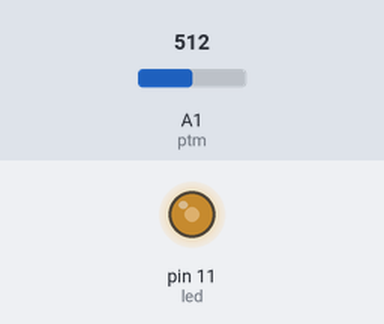
This sketch was run on a simulated Arduino Uno, built with avr-gcc and run on an emulated ATmega328P. Parts: output pins drawn as LEDs (lit = HIGH). The test bench sets the inputs (shaded band); at power-on: A1 (ptm) = 512.

Above: at 1.2 s.
1.3 s: A1 (ptm) set to 716
At 1.8 s:
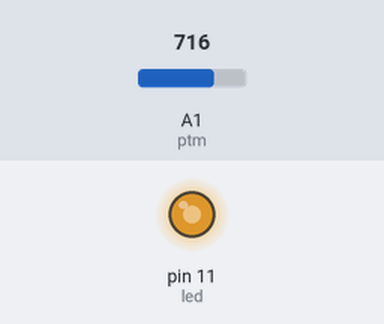
2.8 s: A1 (ptm) set to 900
At 4.0 s:
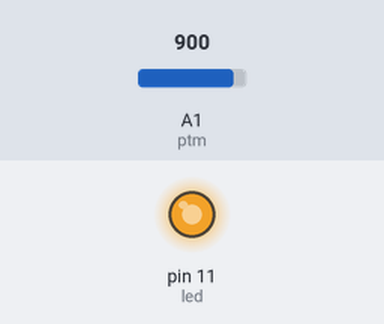
4.3 s: A1 (ptm) set to 122
At 5.4 s:
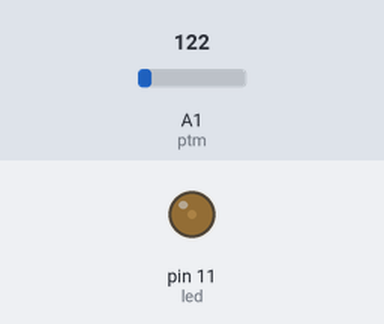
5.8 s: A1 (ptm) set to 0
At 6.6 s:
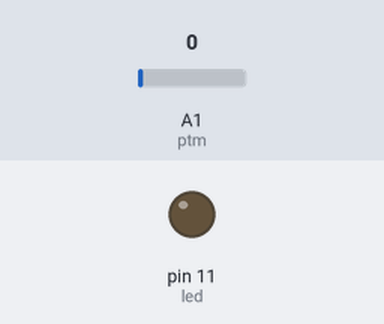
Timing chart, 0 to 8.3 s (numbered marks = the images above; inputs shaded):
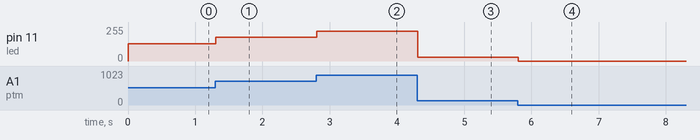

The sketch:

ardu.ino
```cpp
// input
int ptm = A1; // Potentiometer; its output goes from 0 up to 1023

// output
int led = 11;

// utils
int factor = 4.012; // since ptm range is 0:1023 whilst led range is 0:255

void setup() {
  Serial.begin(9600);
  pinMode(led, OUTPUT);
  pinMode(ptm, INPUT);
}

void loop() {
  int ptmOutput = analogRead(ptm);
  analogWrite(led, floor(ptmOutput / factor));
  delay(100);
}
```

Measured:
- after the input at 1.3 s, pin 11 (led): 128/255 → 179/255 at once
- after the input at 2.8 s, pin 11 (led): 179/255 → 225/255 at once
- after the input at 4.3 s, pin 11 (led): 225/255 → 30/255 at once
- after the input at 5.8 s, pin 11 (led): 30/255 → 0/255 at once
